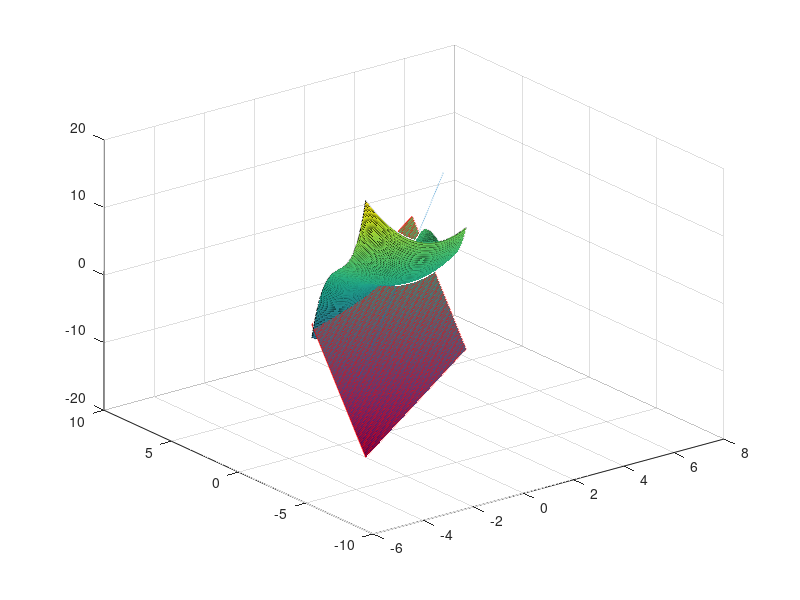

The MATLAB source for this figure:
x1 = -2:0.02:2;
y1 = -2:0.02:2;
[x2, y2] = meshgrid(x1,y1);
z = x2.^2 + x2.*y2 - y2.^3 + 2;
surf(x2,y2,z);
hold on;

p0 = [1,1,1];

tangentEquation = 3*x2+4*y2-6;
surf(x2, y2, tangentEquation, 'EdgeColor', 'red');

t = -2:0.01:2;  
xNormal = 1 + 3 * t;
yNormal = 1 + 4 * t;
zNormal = 1 + t;

plot3(xNormal, yNormal, zNormal);

